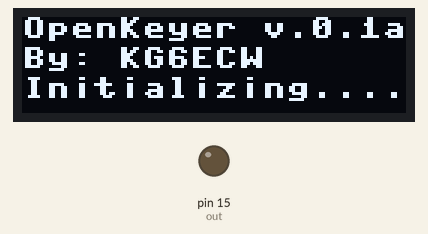
A program run on a simulated MicroPython board. Parts: 128×32 one-colour display, output pins drawn as LEDs (lit = HIGH). At 2.2 s the program stops and its outputs stay as they are.

Above: at 0.2 s.
At 2.2 s:
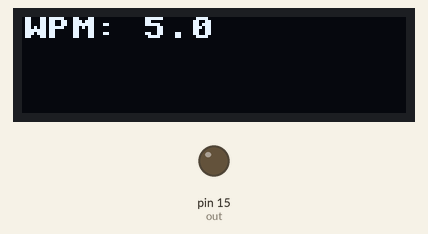

Measured:
- what the display in image 0 shows lasts 2.1 s, from 0.1 s to 2.2 s

The program:

openkeyer.py
```python
# (licence header left out)
import micropython
import time

from machine import Pin, SoftI2C
from ssd1306 import SSD1306_I2C


#####
# "CONSTANTS"
OKVER = "0.1a"    # OpenKeyer Software Version
IN2 = 17          # Input Pin #2 (DIT)
IN1 = 16          # Input Pin #1 (DAH)
OUT = 15          # Output Pin
DIT = 275         # Length of time, in milliseconds, for a DIT

DAH = DIT * 3     # A DAH is three times the length of a DIT in properly
                  # timed morse code

#####
# VARIABLES
wpm = 0          # Words per Minute (Code Speed)


#####
# FUNCTIONS
def get_wpm(DIT, DAH):
    intrachar = DIT
    interchar = DAH
    paris = DIT + intrachar + DAH + intrachar + DAH + intrachar + DIT + interchar
    paris = paris + DIT + intrachar + DAH + interchar
    paris = paris + DIT + intrachar + DAH + intrachar + DIT +interchar
    paris = paris + DIT + intrachar + DIT + interchar
    paris = paris + DIT + intrachar + DIT + intrachar + DIT

    speed = round(60000 / paris, 0)
    return speed


def initialDisplay(speed):
    oled.text(f"OpenKeyer v.{OKVER}", 0, 0)

    oled.text("By: KG6ECW", 0, 10)

    oled.text("Initializing.....", 0, 20)
    oled.show()

    time.sleep_ms(2000)

    oled.fill(0)

    oled.text(f"WPM: {speed}", 0, 0)
    oled.show()


#####
# INITIALIZATION
micropython.alloc_emergency_exception_buf(100)    # Error reporting for interupts

dit = Pin(IN2, Pin.IN)
dah = Pin(IN1, Pin.IN)
out = Pin(OUT, Pin.OUT)

i2c = SoftI2C(scl=Pin(1), sda=Pin(0), freq=100_000)
i2c.scan()

oled = SSD1306_I2C(128, 32, i2c)

wpm = get_wpm(DIT, DAH)

initialDisplay(wpm)
```
